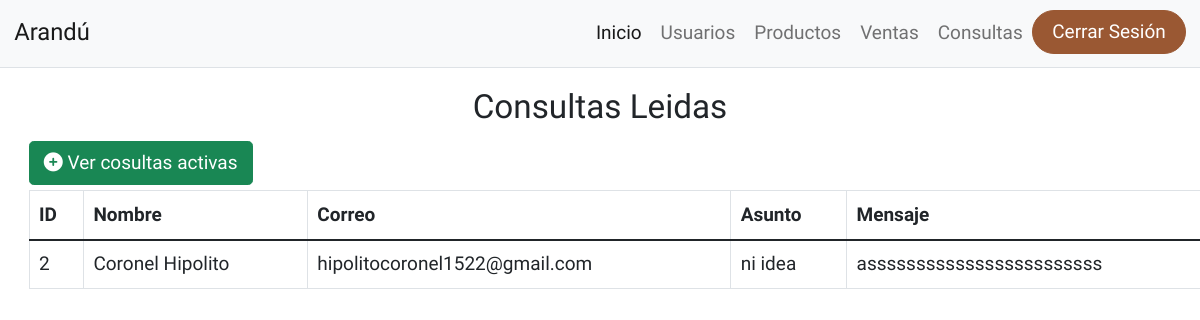
Before: /index.php/consulta_controller/consultas_leidas with the older database file.
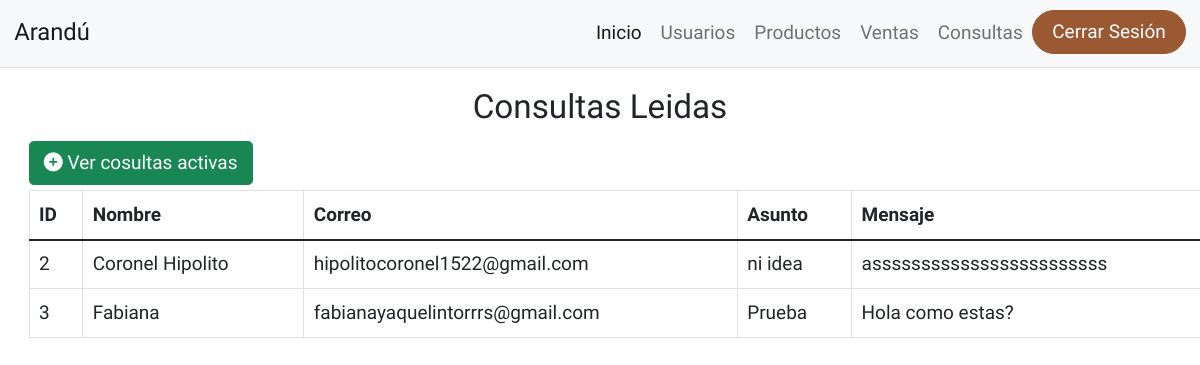
After: the same page with the newer database file.
### tables this page shows
CREATE TABLE `consulta` (
  `idConsulta` int(11) NOT NULL,
  `nombre` varchar(100) NOT NULL,
  `correo` varchar(100) NOT NULL,
  `asunto` varchar(50) NOT NULL,
  `consulta` text NOT NULL,
  `estado` int(1) NOT NULL
);

### application/controllers/consulta_controller.php (called while the page is built, shortened)
<?php
class Consulta_controller extends CI_Controller {
	function __construct(){
        $this->load->model('consulta_model');
	}
    public function consultas_leidas(){
        $data['consultas']= $this->consulta_model->select_consultas();
		$this->load->view('plantillas/header',array('title'=>"Consultas Leidas"));
		$this->load->view('plantillas/navbar_admin');
		$this->load->view('backend/consultas/consultas_leidas', $data);
    }
}

### index.php (called while the page is built, shortened)
<?php
require_once BASEPATH.'core/CodeIgniter.php';

### application/models/consulta_model.php (called while the page is built, shortened)
<?php
class Consulta_model extends CI_Model
{
    public function select_consultas(){
        $this->db->select('*');
        $this->db->from('consulta');
        $query = $this->db->get();
        return $query->result();
    }
}

### application/views/backend/consultas/consultas_leidas.php (the view)
<h3 class="mt-3 text-center">Consultas Leidas</h3>
<a href="<?php echo base_url('ver_consultas')?>" class="btn btn-success my-1 mx-4"><i class="fa fa-plus-circle" aria-hidden="true"></i> Ver cosultas activas</a>
<table class="table table-bordered mx-4">
    <thead>
        <tr>
            <th>ID</th>
            <th>Nombre</th>
            <th>Correo</th>
            <th>Asunto</th>
            <th>Mensaje</th>
        </tr>
    </thead>
    <tbody>
        <?php
            foreach($consultas as $consulta){
                if($consulta->estado==0){ ?>
        <tr>
            <td><?php echo $consulta->idConsulta?></td>
            <td><?php echo $consulta->nombre?></td>
            <td><?php echo $consulta->correo?></td>
            <td><?php echo $consulta->asunto?></td>
            <td><?php echo $consulta->consulta?></td>
        </tr>
        <?php }}?>
    </tbody>
</table>

Changed rows visible on the page:
added consulta: idConsulta "3", nombre "Fabiana", correo "fabianayaquelintorrrs@gmail.com", asunto "Prueba", consulta "Hola como estas?"
